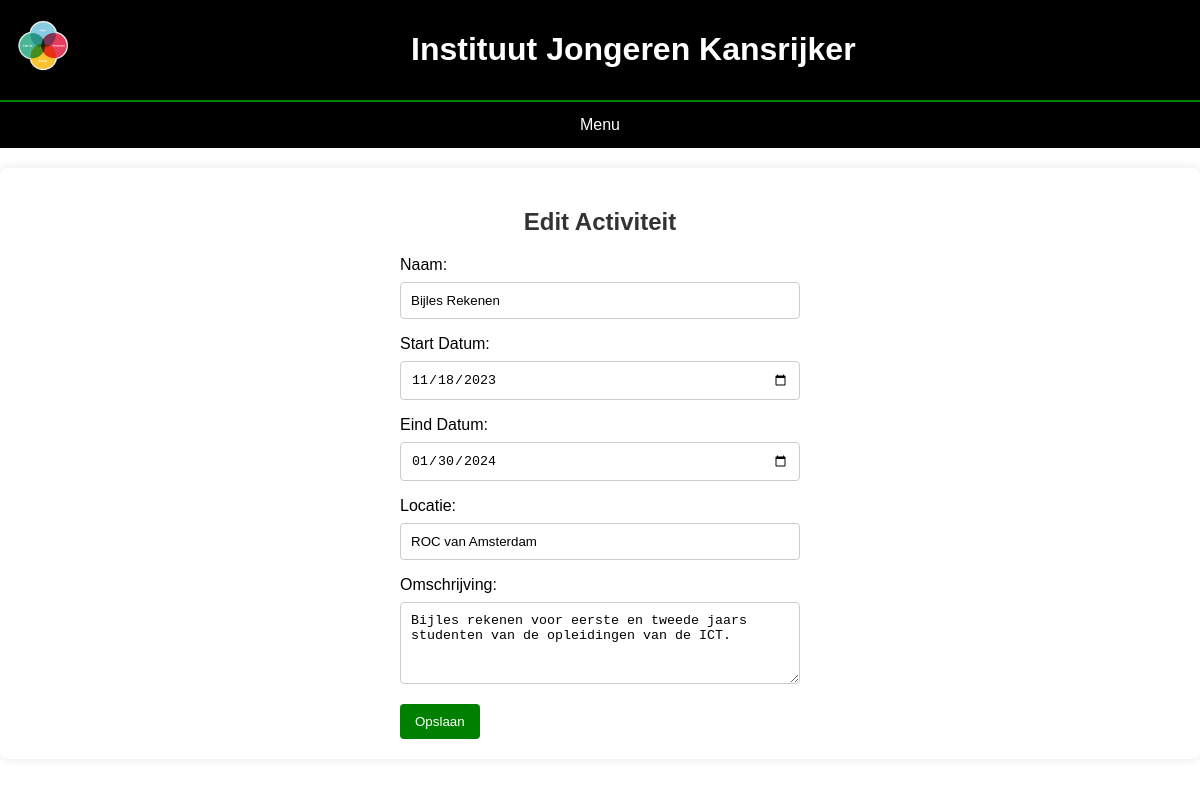
The app's page /Project/activiteiten/edit_activiteit.php?id=1 (signed in) with its own data.
### tables this page shows
CREATE TABLE `activiteiten` (
  `activiteitID` int(11) NOT NULL,
  `activiteitNaam` varchar(255) NOT NULL,
  `activiteitStartDatum` date NOT NULL,
  `activiteitEindDatum` date NOT NULL,
  `activiteitLocatie` varchar(255) DEFAULT NULL,
  `activiteitOmschrijving` text DEFAULT NULL
);

### Project/db.php (called while the page is built, shortened)
<?php
class database {
    private $dbh;
    public function __construct() {
        $this->host = 'localhost';
        $this->username = 'root';
        $this->password = '';
        $this->database = 'school';
        $this->port = 3307;
        $dsn = "mysql:host=$this->host;port=$this->port;dbname=$this->database";
        try {
            $this->dbh = new PDO($dsn, $this->username, $this->password);
            $this->dbh->setAttribute(PDO::ATTR_ERRMODE, PDO::ERRMODE_EXCEPTION);
        } catch (PDOException $e) {
            die("Connection failed: " . $e->getMessage());
        }
    }
public function selectOneActiviteit($activiteitID) {
    $stmt = $this->dbh->prepare('SELECT * FROM activiteiten WHERE activiteitID = :activiteitID');
    $stmt->execute(["activiteitID" => $activiteitID]);
    $row = $stmt->fetch();
    return $row;
}
}

### Project/activiteiten/edit_activiteit.php (the view, shortened to what this page needs)
<?php
require_once '../db.php';
$db = new database();
$activiteitID = $_GET['id'];
$activiteit = $db->selectOneActiviteit($activiteitID);
?>
<!DOCTYPE html>
<html lang="en">
<head>
    <link rel="stylesheet" href="edit_activiteiten.css">
</head>
<body>
<header>
        <div class="header">
        <img class="Logo" src="../Logo.png" alt="">
        <a class="h1" href="../Dashboard.php"><h1>Instituut Jongeren Kansrijker</h1></a>
        </div>
        <div class="menu">
        <h3 class="dropbtn">Menu</h3>
        </div>
        </header>
        <div class="container">
        <h2>Edit Activiteit</h2>
        <form method="post" action="edit_activiteit.php?id=<?php echo $activiteitID; ?>">
            <label for="naam">Naam:</label>
            <input type="text" id="naam" name="naam" value="<?php echo $activiteit['activiteitNaam']; ?>" required>
            <label for="startDatum">Start Datum:</label>
            <input type="date" id="startDatum" name="startDatum" value="<?php echo $activiteit['activiteitStartDatum']; ?>" required>
            <label for="eindDatum">Eind Datum:</label>
            <input type="date" id="eindDatum" name="eindDatum" value="<?php echo $activiteit['activiteitEindDatum']; ?>" required>
            <label for="locatie">Locatie:</label>
            <input type="text" id="locatie" name="locatie" value="<?php echo $activiteit['activiteitLocatie']; ?>">
            <label for="omschrijving">Omschrijving:</label>
            <textarea id="omschrijving" name="omschrijving" rows="4"><?php echo $activiteit['activiteitOmschrijving']; ?></textarea>
            <button type="submit">Opslaan</button>
        </form>
    </div>
</body>
</html>

### Project/activiteiten/edit_activiteiten.css (style rules this page uses)
* { box-sizing: border-box; }
body { margin: 0; font-family: Arial, Helvetica, sans-serif; }
header { overflow: hidden; background-color: black; color: #fff; }
.header { border-bottom: 2px solid green; text-align: center; padding: 10px; }
.header img { max-width: 70px; height: 70px; float: left; }
.menu { overflow: hidden; }
.menu .dropbtn { font-size: 16px; border: none; outline: none; color: #fff; padding: 14px 16px; background-color: inherit; font: inherit; margin: 0; }
.dropbtn, .content { text-align: center; }
.container { background-color: #fff; padding: 20px; margin: 20px auto; border-radius: 8px; box-shadow: 0 0 10px rgba(0, 0, 0, 0.1); }
.container h2 { color: #333; text-align: center; }
form { max-width: 400px; margin: 0 auto; }
form label { display: block; margin-bottom: 8px; }
form input, form textarea { width: 100%; padding: 10px; margin-bottom: 16px; border: 1px solid #ccc; border-radius: 4px; box-sizing: border-box; }
form button { background-color: green; color: #fff; padding: 10px 15px; border: none; border-radius: 4px; cursor: pointer; }
.h1 { text-decoration: none; color: #fff; text-align: center; }

### records on screen
activiteiten: naam "Bijles Rekenen", startDatum "11/18/2023", eindDatum "01/30/2024", locatie "ROC van Amsterdam", omschrijving "Bijles rekenen voor eerste en tweede jaars studenten van de opleidingen van de ICT."
